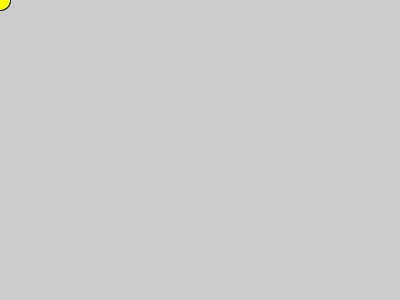
Frame 1 (no input)
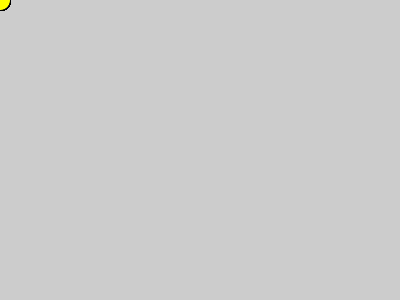
Frame 60 (the mouse pressed at the canvas centre just before this capture)
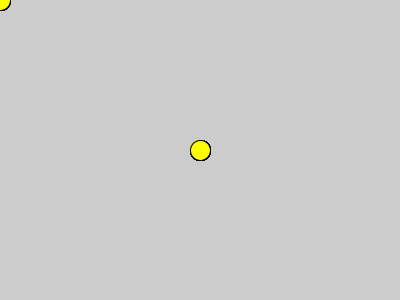
Frame 120 (the mouse held since frame 60 and released just before this capture)

The Processing sketch that drew these frames (run headless with seeded random() and noise(); from frame 60 on, the mouse is pressed at the canvas centre):

// Processing sketch: processing_106527
// ── processing_106527.pde

void setup() {

size(400,300);}

void draw() {
fill(255,255,0);
ellipse(mouseX,mouseY,20,20);}
